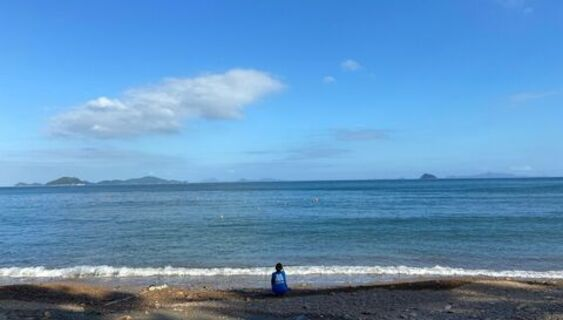
#> input picture chap08/hw#4/ocean.jpg, 563 x 320 px
$ python flip.py
#> lines starting #> are read from the running program, lines starting #| are printed output that depends on the picture
import sys, cv2, numpy as np
import matplotlib.pyplot as plt

src = cv2.imread("ocean.jpg")
#> src is the input picture: shape (320, 563, 3); mean B, G, R 190.4, 147.1, 97.2
if src is None: print('Image load failed!'); sys.exit()
dst = cv2.resize(src, (480, 320))   # resize (INTER_LINEAR)
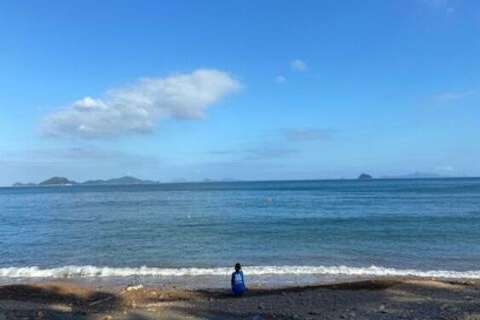
#> dst: shape (320, 480, 3); mean B, G, R 190.4, 147.1, 97.2

# 수평 맞추기
cp = (src.shape[1]/2, src.shape[0]/2)         # 중심점
#> cp = (281.5, 160)
rot = cv2.getRotationMatrix2D(cp, -1, 1.1)    # 중심점 기준 시계 방향으로 1도 회전, 크기 변환 행렬 반환
dst = cv2.warpAffine(src, rot, (0, 0))        # affine 변환(Rotation)
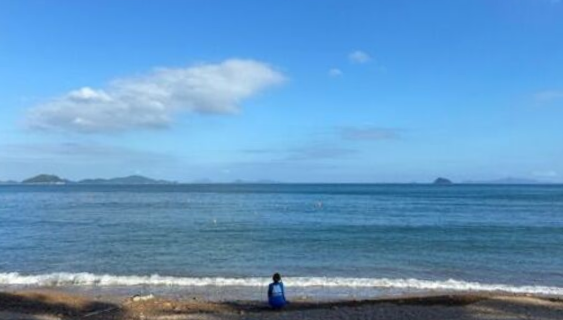
#> dst: shape (320, 563, 3); mean B, G, R 194.2, 151.2, 100.2
dstRGB = cv2.cvtColor(dst, cv2.COLOR_BGR2RGB)   # opencv 컬러 공간: RGB

# 대칭 이동
flip = np.flip(dst, 1)   # y축 대칭
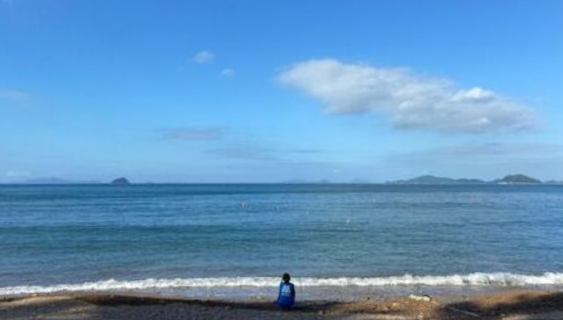
#> flip: shape (320, 563, 3); mean B, G, R 194.2, 151.2, 100.2
flipRGB = cv2.cvtColor(flip, cv2.COLOR_BGR2RGB)

plt.subplot(121); plt.axis('off'); plt.imshow(flipRGB)   # 대칭 이동한 영상
plt.subplot(122); plt.axis('off'); plt.imshow(dstRGB)    # 원본 영상
plt.show()
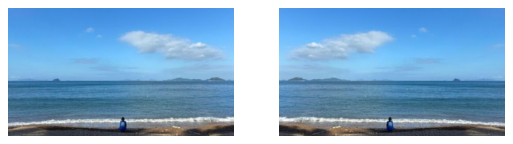
#> figure drawn by matplotlib, 2 panels

$ run again, with chap08/hw#4/hill.jpg copied over chap08/hw#4/ocean.jpg
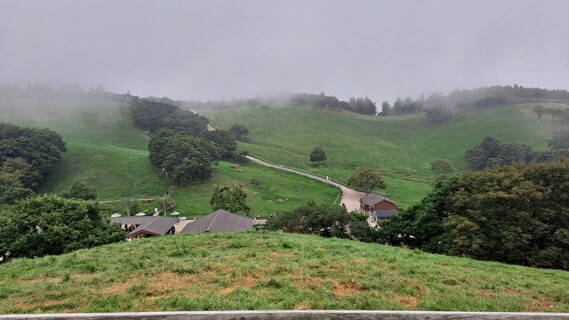
#> input picture chap08/hw#4/hill.jpg, 569 x 320 px
#> src is the input picture: shape (320, 569, 3); mean B, G, R 113.4, 129.4, 124
#> `flip = np.flip(dst, 1)`:
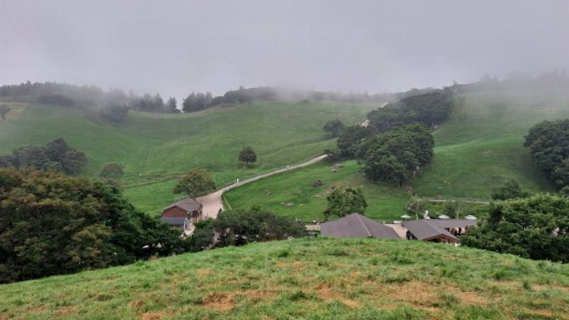
#> flip: shape (320, 569, 3); mean B, G, R 110.2, 127.8, 121.5
#> `plt.show()`:
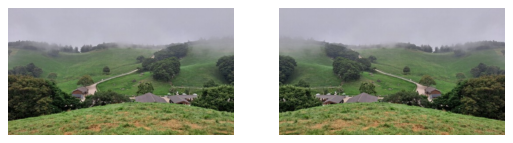
#> figure drawn by matplotlib, 2 panels
